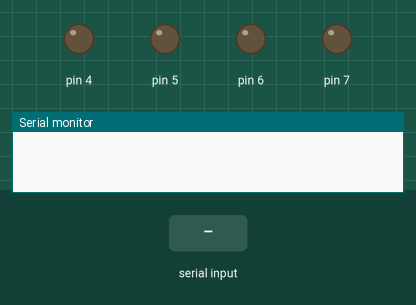
Bench run of a sketch on a simulated Arduino Mega 2560, built with avr-gcc and run on an emulated ATmega2560. Shown: output pins drawn as LEDs (lit = HIGH), the last lines printed to the serial monitor. The test bench sets the inputs (shaded band).

Above: at 1.2 s.
1.3 s: "90,45\n" received over the second serial link
2.8 s: "30,150\n" received over the second serial link
4.3 s: "2\n" received over the second serial link
At 5.4 s:
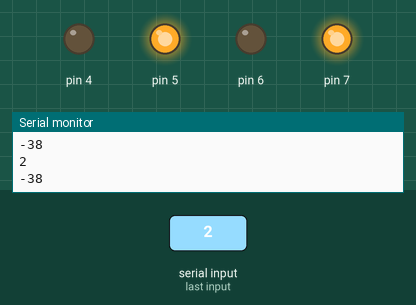
5.8 s: "4\n" received over the second serial link
At 6.5 s:
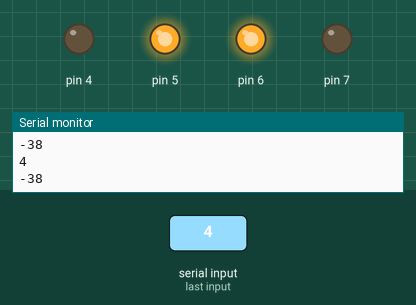
7.3 s: "1\n" received over the second serial link
At 7.7 s:
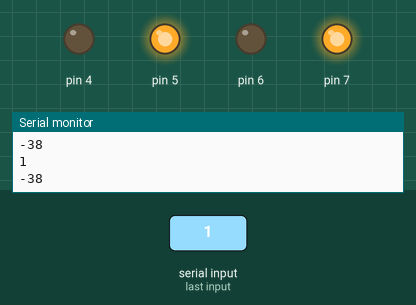
Timing chart, 0 to 9.8 s (numbered marks = the images above; inputs shaded):
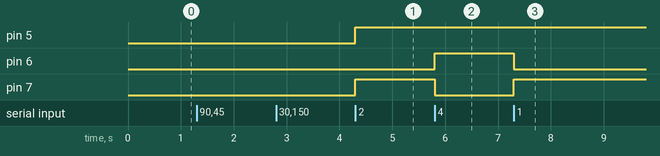

Measured:
- after the input at 4.3 s, pin 5, pin 7: LOW → HIGH at once
- after the input at 5.8 s, pin 6: LOW → HIGH at once; pin 7: HIGH → LOW at once
- after the input at 7.3 s, pin 6: HIGH → LOW at once; pin 7: LOW → HIGH at once

The sketch:

WheelsWBt.ino
```cpp
#define SPin 18
int drivestate = 0;

void setup() {
  pinMode(SPin, INPUT);

  // put your setup code here, to run once:
  pinMode (7, OUTPUT);
  pinMode (6, OUTPUT);
  pinMode (5, OUTPUT);
  pinMode (4, OUTPUT);

  Serial.begin(9600);
  Serial1.begin(9600);
}

void loop() {

  while (Serial1.available())
  {
    int read = (int)Serial1.read() - 48;
    drivestate = read;
    Serial.println(read);
  }

  //1 2 3
  //4 5 6
  //7 8 9
  switch (drivestate)
  {
    case 1:
      RightWheel(true);
      break;
    case 2:
      Forward();
      break;
    case 3:
      LeftWheel(true);
      break;
    case 4:
      TurnLeft();
      break;
    case 5:
      Stop();
      break;
    case 6:
      TurnRight();
      break;
    case 8:
      Backward();
      break;
  }
}

void RightWheel(bool fwd)
{
  digitalWrite(7, fwd);
  digitalWrite(6, !fwd);
}

void LeftWheel(bool fwd)
{
  digitalWrite(5, fwd);
  digitalWrite(4, !fwd);
}

void Forward()
{
  RightWheel(true);
  LeftWheel(true);
}

void Backward()
{
  RightWheel(false);
  LeftWheel(false);
}

void Stop()
{
  digitalWrite(7, LOW);
  digitalWrite(6, LOW);
  digitalWrite(5, LOW);
  digitalWrite(4, LOW);
}

void TurnLeft()
{
  RightWheel(false);
  LeftWheel(true);
}

void TurnRight()
{
  RightWheel(true);
  LeftWheel(false);
}
```
